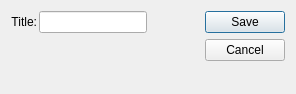
<?xml version="1.0" encoding="UTF-8"?>
<ui version="4.0">
 <comment>This file is part of the xTuple ERP: PostBooks Edition, a free and
open source Enterprise Resource Planning software suite,
Copyright (c) 1999-2018 by OpenMFG LLC, d/b/a xTuple.
It is licensed to you under the Common Public Attribution License
version 1.0, the full text of which (including xTuple-specific Exhibits)
is available at www.xtuple.com/CPAL.  By using this software, you agree
to be bound by its terms.</comment>
 <class>honorific</class>
 <widget class="QDialog" name="honorific">
  <property name="geometry">
   <rect>
    <x>0</x>
    <y>0</y>
    <width>296</width>
    <height>94</height>
   </rect>
  </property>
  <property name="windowTitle">
   <string>Title</string>
  </property>
  <layout class="QGridLayout" name="gridLayout">
   <item row="0" column="0">
    <layout class="QVBoxLayout">
     <property name="spacing">
      <number>0</number>
     </property>
     <item>
      <layout class="QHBoxLayout">
       <property name="spacing">
        <number>2</number>
       </property>
       <item>
        <widget class="QLabel" name="_honorificLit">
         <property name="text">
          <string>Title:</string>
         </property>
         <property name="alignment">
          <set>Qt::AlignRight|Qt::AlignTrailing|Qt::AlignVCenter</set>
         </property>
         <property name="buddy">
          <cstring>_code</cstring>
         </property>
        </widget>
       </item>
       <item>
        <widget class="XLineEdit" name="_code"/>
       </item>
       <item>
        <spacer>
         <property name="orientation">
          <enum>Qt::Horizontal</enum>
         </property>
         <property name="sizeType">
          <enum>QSizePolicy::Expanding</enum>
         </property>
         <property name="sizeHint" stdset="0">
          <size>
           <width>0</width>
           <height>10</height>
          </size>
         </property>
        </spacer>
       </item>
      </layout>
     </item>
     <item>
      <spacer>
       <property name="orientation">
        <enum>Qt::Vertical</enum>
       </property>
       <property name="sizeType">
        <enum>QSizePolicy::Expanding</enum>
       </property>
       <property name="sizeHint" stdset="0">
        <size>
         <width>10</width>
         <height>0</height>
        </size>
       </property>
      </spacer>
     </item>
    </layout>
   </item>
   <item row="0" column="1">
    <widget class="QDialogButtonBox" name="_buttonBox">
     <property name="orientation">
      <enum>Qt::Vertical</enum>
     </property>
     <property name="standardButtons">
      <set>QDialogButtonBox::Cancel|QDialogButtonBox::Save</set>
     </property>
    </widget>
   </item>
  </layout>
 </widget>
 <layoutdefault spacing="6" margin="11"/>
 <customwidgets>
  <customwidget>
   <class>XLineEdit</class>
   <extends>QLineEdit</extends>
   <header>xlineedit.h</header>
   <container>1</container>
  </customwidget>
 </customwidgets>
 <tabstops>
  <tabstop>_code</tabstop>
 </tabstops>
 <resources/>
 <connections/>
</ui>
